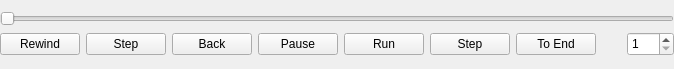
<?xml version="1.0" encoding="UTF-8"?>
<ui version="4.0">
 <class>SimControlWidget</class>
 <widget class="QWidget" name="SimulationControls">
  <property name="modal" stdset="0">
   <bool>false</bool>
  </property>
  <property name="geometry">
   <rect>
    <x>0</x>
    <y>0</y>
    <width>674</width>
    <height>69</height>
   </rect>
  </property>
  <property name="windowTitle">
   <string>Settings</string>
  </property>
  <property name="styleSheet">
   <string notr="true">/*QWidget {
	font-size: 9pt;
}*/

QSpinBox, QDoubleSpinBox {
	padding-top: 1px;
	padding-bottom: 1px;
}

QGroupBox {
	border: none;
	padding-top: 16;
	font-weight: bold;
}</string>
  </property>
  <layout class="QVBoxLayout" name="verticalLayout">
   <property name="leftMargin">
    <number>0</number>
   </property>
   <property name="rightMargin">
    <number>0</number>
   </property>
   <item>
    <layout class="QHBoxLayout" name="horizontalLayout">
     <item>
      <widget class="QSlider" name="horizontalSlider_Position">
       <property name="orientation">
        <enum>Qt::Horizontal</enum>
       </property>
      </widget>
     </item>
    </layout>
   </item>
   <item>
    <layout class="QHBoxLayout" name="horizontalLayout_2">
     <item>
      <widget class="QPushButton" name="pushButton_Rewind">
       <property name="text">
        <string>Rewind</string>
       </property>
       <property name="icon">
        <iconset>
         <normaloff>pics/media-skip-backward.png</normaloff>pics/media-skip-backward.png</iconset>
       </property>
      </widget>
     </item>
     <item>
      <widget class="QPushButton" name="pushButton_StepBackward">
       <property name="text">
        <string>Step</string>
       </property>
       <property name="icon">
        <iconset>
         <normaloff>pics/media-seek-backward.png</normaloff>pics/media-seek-backward.png</iconset>
       </property>
       <property name="autoRepeat">
        <bool>true</bool>
       </property>
      </widget>
     </item>
     <item>
      <widget class="QPushButton" name="pushButton_RunBackward">
       <property name="text">
        <string>Back</string>
       </property>
       <property name="icon">
        <iconset>
         <normaloff>pics/media-playback-back.png</normaloff>pics/media-playback-back.png</iconset>
       </property>
      </widget>
     </item>
     <item>
      <widget class="QPushButton" name="pushButton_Pause">
       <property name="text">
        <string>Pause</string>
       </property>
       <property name="icon">
        <iconset>
         <normaloff>pics/media-playback-pause.png</normaloff>pics/media-playback-pause.png</iconset>
       </property>
      </widget>
     </item>
     <item>
      <widget class="QPushButton" name="pushButton_RunForward">
       <property name="text">
        <string>Run</string>
       </property>
       <property name="icon">
        <iconset>
         <normaloff>pics/media-playback-start.png</normaloff>pics/media-playback-start.png</iconset>
       </property>
      </widget>
     </item>
     <item>
      <widget class="QPushButton" name="pushButton_StepForward">
       <property name="text">
        <string>Step</string>
       </property>
       <property name="icon">
        <iconset>
         <normaloff>pics/media-seek-forward.png</normaloff>pics/media-seek-forward.png</iconset>
       </property>
       <property name="autoRepeat">
        <bool>true</bool>
       </property>
      </widget>
     </item>
     <item>
      <widget class="QPushButton" name="pushButton_ToEnd">
       <property name="text">
        <string>To End</string>
       </property>
       <property name="icon">
        <iconset>
         <normaloff>pics/media-skip-forward.png</normaloff>pics/media-skip-forward.png</iconset>
       </property>
      </widget>
     </item>
     <item>
      <spacer name="horizontalSpacer_2">
       <property name="orientation">
        <enum>Qt::Horizontal</enum>
       </property>
       <property name="sizeHint" stdset="0">
        <size>
         <width>40</width>
         <height>20</height>
        </size>
       </property>
      </spacer>
     </item>
     <item>
      <widget class="QSpinBox" name="spinBox_SpeedFactor">
       <property name="toolTip">
        <string>Speed factor</string>
       </property>
       <property name="minimum">
        <number>1</number>
       </property>
       <property name="maximum">
        <number>999</number>
       </property>
      </widget>
     </item>
    </layout>
   </item>
  </layout>
 </widget>
 <resources/>
 <connections/>
</ui>
